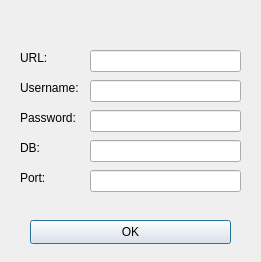
<?xml version="1.0" encoding="UTF-8"?>
<ui version="4.0">
 <class>PanelDBDialog</class>
 <widget class="QDialog" name="PanelDBDialog">
  <property name="geometry">
   <rect>
    <x>0</x>
    <y>0</y>
    <width>261</width>
    <height>262</height>
   </rect>
  </property>
  <property name="windowTitle">
   <string>Dialog</string>
  </property>
  <widget class="QLabel" name="label">
   <property name="geometry">
    <rect>
     <x>20</x>
     <y>50</y>
     <width>49</width>
     <height>16</height>
    </rect>
   </property>
   <property name="text">
    <string>URL:</string>
   </property>
  </widget>
  <widget class="QLabel" name="label_2">
   <property name="geometry">
    <rect>
     <x>20</x>
     <y>80</y>
     <width>61</width>
     <height>16</height>
    </rect>
   </property>
   <property name="text">
    <string>Username:</string>
   </property>
  </widget>
  <widget class="QLabel" name="label_3">
   <property name="geometry">
    <rect>
     <x>20</x>
     <y>110</y>
     <width>61</width>
     <height>16</height>
    </rect>
   </property>
   <property name="text">
    <string>Password:</string>
   </property>
  </widget>
  <widget class="QLabel" name="label_4">
   <property name="geometry">
    <rect>
     <x>20</x>
     <y>140</y>
     <width>61</width>
     <height>16</height>
    </rect>
   </property>
   <property name="text">
    <string>DB:</string>
   </property>
  </widget>
  <widget class="QLabel" name="label_5">
   <property name="geometry">
    <rect>
     <x>20</x>
     <y>170</y>
     <width>61</width>
     <height>16</height>
    </rect>
   </property>
   <property name="text">
    <string>Port:</string>
   </property>
  </widget>
  <widget class="QLineEdit" name="URLInput">
   <property name="geometry">
    <rect>
     <x>90</x>
     <y>50</y>
     <width>151</width>
     <height>22</height>
    </rect>
   </property>
  </widget>
  <widget class="QLineEdit" name="usernameInput">
   <property name="geometry">
    <rect>
     <x>90</x>
     <y>80</y>
     <width>151</width>
     <height>22</height>
    </rect>
   </property>
  </widget>
  <widget class="QLineEdit" name="passwordInput">
   <property name="geometry">
    <rect>
     <x>90</x>
     <y>110</y>
     <width>151</width>
     <height>22</height>
    </rect>
   </property>
  </widget>
  <widget class="QLineEdit" name="DBInput">
   <property name="geometry">
    <rect>
     <x>90</x>
     <y>140</y>
     <width>151</width>
     <height>22</height>
    </rect>
   </property>
  </widget>
  <widget class="QLineEdit" name="portInput">
   <property name="geometry">
    <rect>
     <x>90</x>
     <y>170</y>
     <width>151</width>
     <height>22</height>
    </rect>
   </property>
  </widget>
  <widget class="QPushButton" name="okButton">
   <property name="geometry">
    <rect>
     <x>30</x>
     <y>220</y>
     <width>201</width>
     <height>24</height>
    </rect>
   </property>
   <property name="text">
    <string>OK</string>
   </property>
  </widget>
 </widget>
 <resources/>
 <connections/>
</ui>
